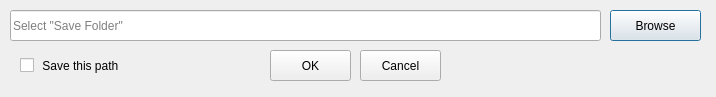
<?xml version="1.0" encoding="UTF-8"?>
<ui version="4.0">
 <class>Dialog</class>
 <widget class="QDialog" name="Dialog">
  <property name="geometry">
   <rect>
    <x>0</x>
    <y>0</y>
    <width>716</width>
    <height>97</height>
   </rect>
  </property>
  <property name="windowTitle">
   <string>Dialog</string>
  </property>
  <widget class="QLineEdit" name="lineedit_savepath">
   <property name="geometry">
    <rect>
     <x>10</x>
     <y>10</y>
     <width>591</width>
     <height>31</height>
    </rect>
   </property>
   <property name="readOnly">
    <bool>true</bool>
   </property>
   <property name="placeholderText">
    <string>Select &quot;Save Folder&quot;</string>
   </property>
  </widget>
  <widget class="QPushButton" name="btn_browse">
   <property name="geometry">
    <rect>
     <x>610</x>
     <y>10</y>
     <width>91</width>
     <height>31</height>
    </rect>
   </property>
   <property name="text">
    <string>Browse</string>
   </property>
  </widget>
  <widget class="QPushButton" name="btn_ok">
   <property name="geometry">
    <rect>
     <x>270</x>
     <y>50</y>
     <width>81</width>
     <height>31</height>
    </rect>
   </property>
   <property name="text">
    <string>OK</string>
   </property>
  </widget>
  <widget class="QPushButton" name="btn_cancel">
   <property name="geometry">
    <rect>
     <x>360</x>
     <y>50</y>
     <width>81</width>
     <height>31</height>
    </rect>
   </property>
   <property name="text">
    <string>Cancel</string>
   </property>
  </widget>
  <widget class="QCheckBox" name="chkbox_save">
   <property name="geometry">
    <rect>
     <x>20</x>
     <y>50</y>
     <width>131</width>
     <height>31</height>
    </rect>
   </property>
   <property name="styleSheet">
    <string notr="true"/>
   </property>
   <property name="text">
    <string> Save this path</string>
   </property>
  </widget>
 </widget>
 <tabstops>
  <tabstop>lineedit_savepath</tabstop>
  <tabstop>btn_browse</tabstop>
  <tabstop>btn_ok</tabstop>
  <tabstop>btn_cancel</tabstop>
  <tabstop>chkbox_save</tabstop>
 </tabstops>
 <resources/>
 <connections/>
</ui>
